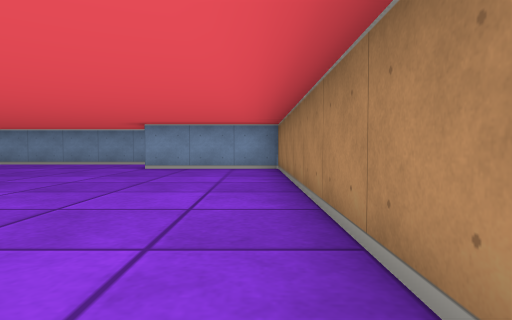
view 1 (above)

24 first-person views from a walk through a cub3D ray-caster map. The camera is about half as high as the walls, tilts 2° down and sees 75° across. The floor is counted in squares. Each view is taken from the middle of a square. On the plan, view 1 faces up. The plan holds only what a view shows up to about 9 squares ahead; the rest is blank.

view 2
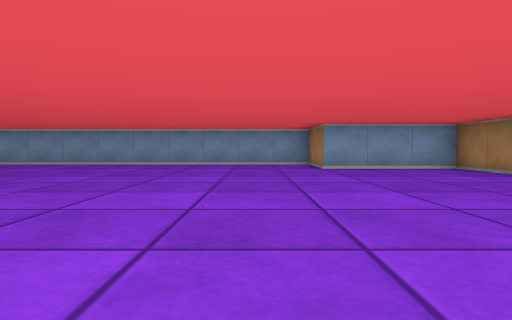

view 3
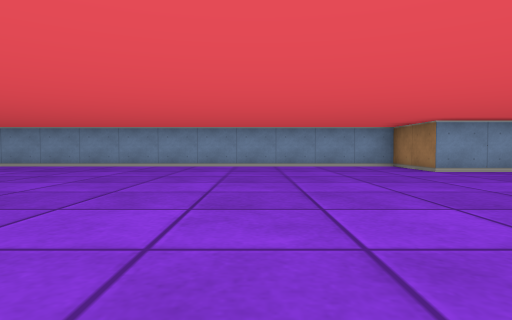

view 4
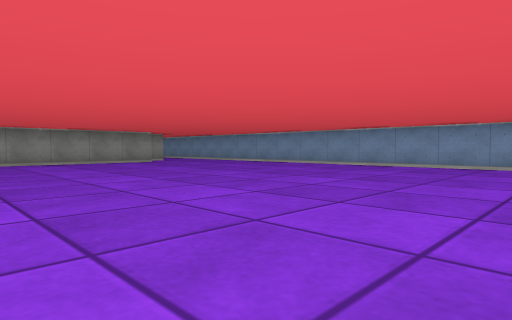

view 5
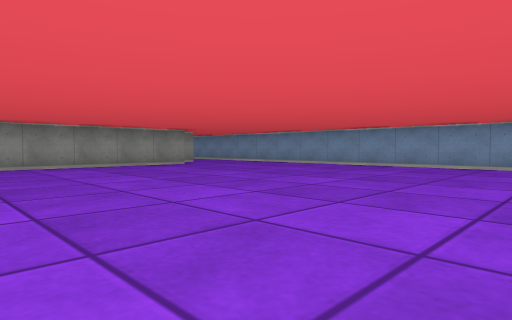

view 6
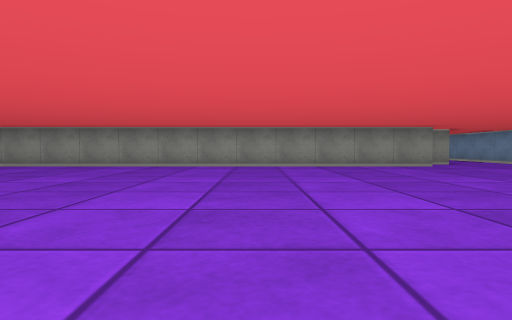

view 7
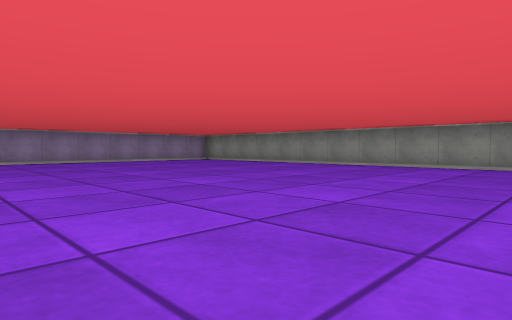

view 8
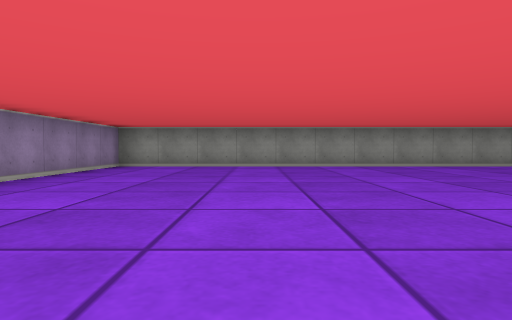

view 9
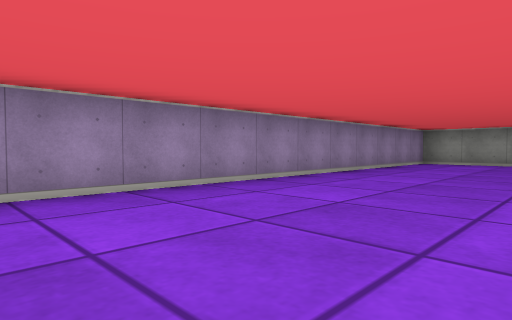

view 10
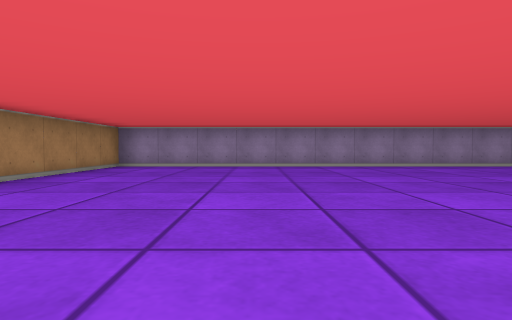

view 11
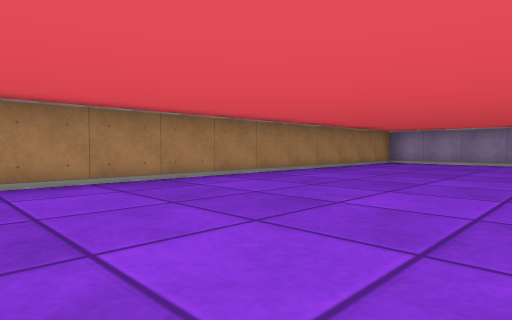

view 12
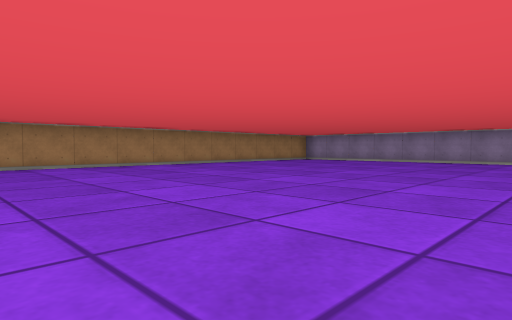

view 13
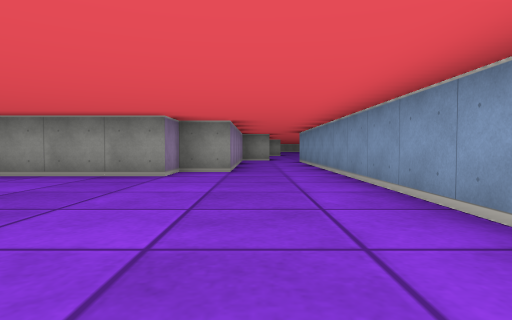

view 14
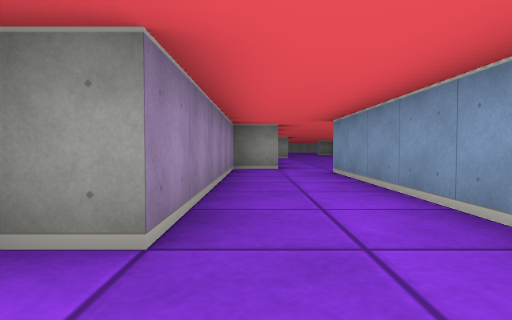

view 15
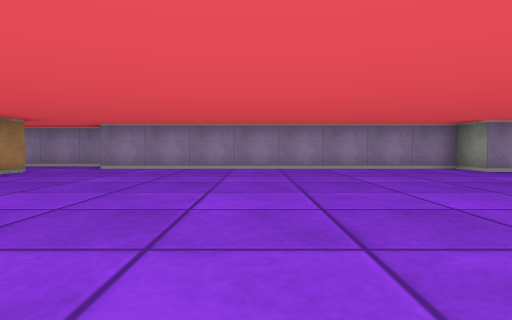

view 16
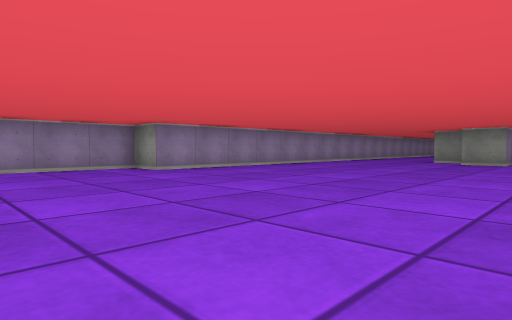

view 17
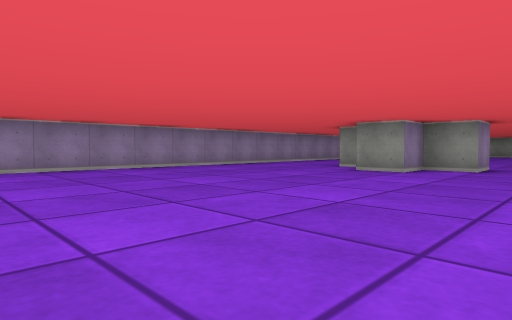

view 18
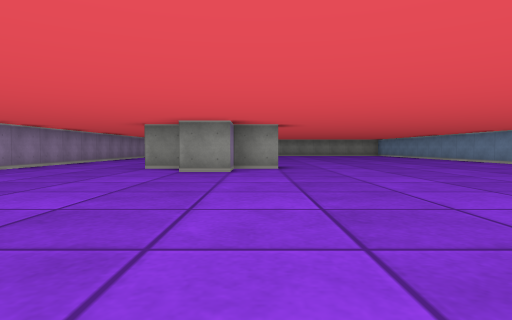

view 19
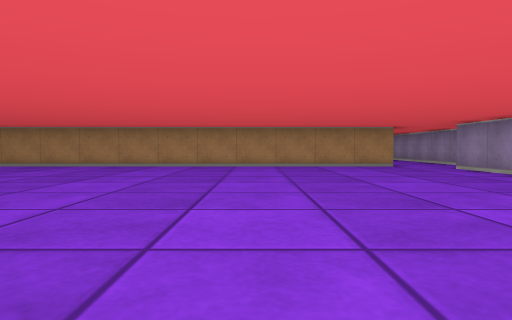

view 20
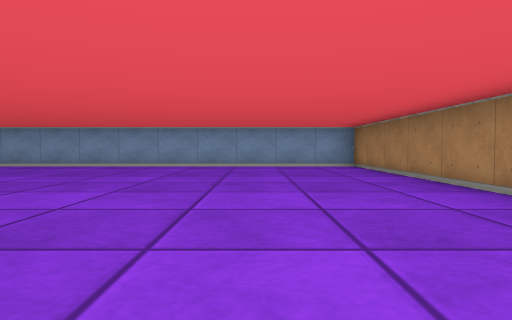

view 21
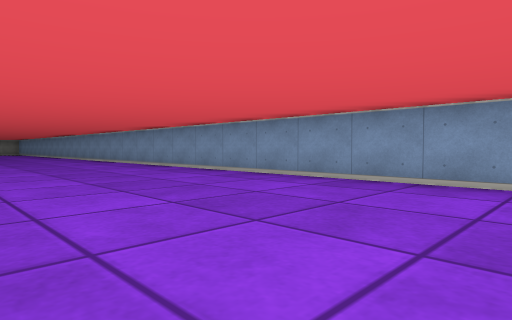

view 22
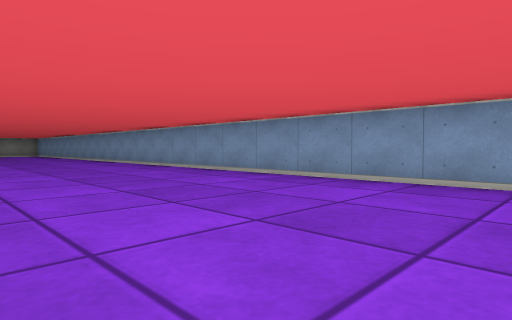

view 23
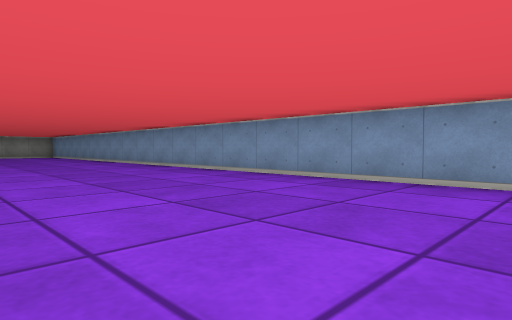

view 24
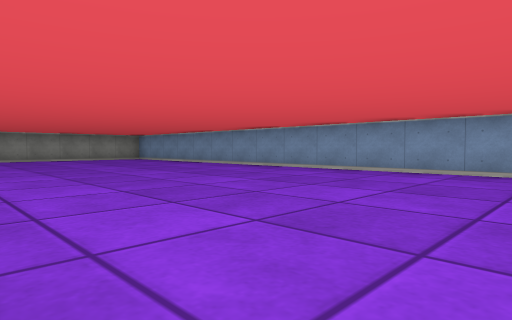

### Floor plan
Points are (right, up) in squares from view 1. A wall is a line through its corners. A room is listed if a view was taken in it or the views show most of it. See-through windows are left out.
Room 1 (views 1, 2, 3, 4, 5, 6, 7, 8, 9, 10, 11, 12, 13, 14)
walls: (-17.5, 7.5) (-17.5, 6.5) (-16.5, 6.5) (-16.5, -10.5) (0.5, -10.5) (0.5, 7.5) (-2.5, 7.5) (-2.5, 9.5) (-16.5, 9.5)
ways out: opening at (-17.5, 8.5) to room 2
Room 2 (views 15, 16, 17, 18, 19, 20, 21, 22, 23, 24)
walls: (-40.5, 15.5) (-39.5, 15.5) (-39.5, 14.5) (-38.5, 14.5) (-38.5, 13.5); (-39.5, 13.4) (-39.5, 12.5); (-37.2, 9.5) (-31.5, 9.5) (-31.5, 8.5) (-23.5, 8.5) (-23.5, 7.5) (-17.5, 7.5); (-41, 9.5) (-39.1, 9.5); (-16.5, 9.5) (-22.5, 9.5) (-22.5, 22.5) (-45.2, 22.5)
ways out: opening at (-17.5, 8.5) to room 1

Where each view was taken, in squares from view 1:
view 1: 0 up, 0 right, facing up
view 2: 0 up, 4 left, facing up
view 3: 1 up, 6 left, facing up
view 4: 1 up, 6 left, facing up-left
view 5: 1 up, 8 left, facing up-left
view 6: 2 up, 8 left, facing left
view 7: 1 up, 8 left, facing down-left
view 8: 7 down, 8 left, facing left
view 9: 7 down, 6 left, facing down-left
view 10: 2 down, 3 left, facing down
view 11: 0 up, 4 left, facing down-right
view 12: 1 up, 8 left, facing down-right
view 13: 8 up, 11 left, facing left
view 14: 8 up, 16 left, facing left
view 15: 16 up, 27 left, facing down
view 16: 16 up, 28 left, facing down-left
view 17: 17 up, 32 left, facing down-left
view 18: 15 up, 32 left, facing left
view 19: 13 up, 31 left, facing right
view 20: 14 up, 25 left, facing up
view 21: 18 up, 26 left, facing up-left
view 22: 18 up, 31 left, facing up-left
view 23: 18 up, 34 left, facing up-left
view 24: 16 up, 39 left, facing up-left
